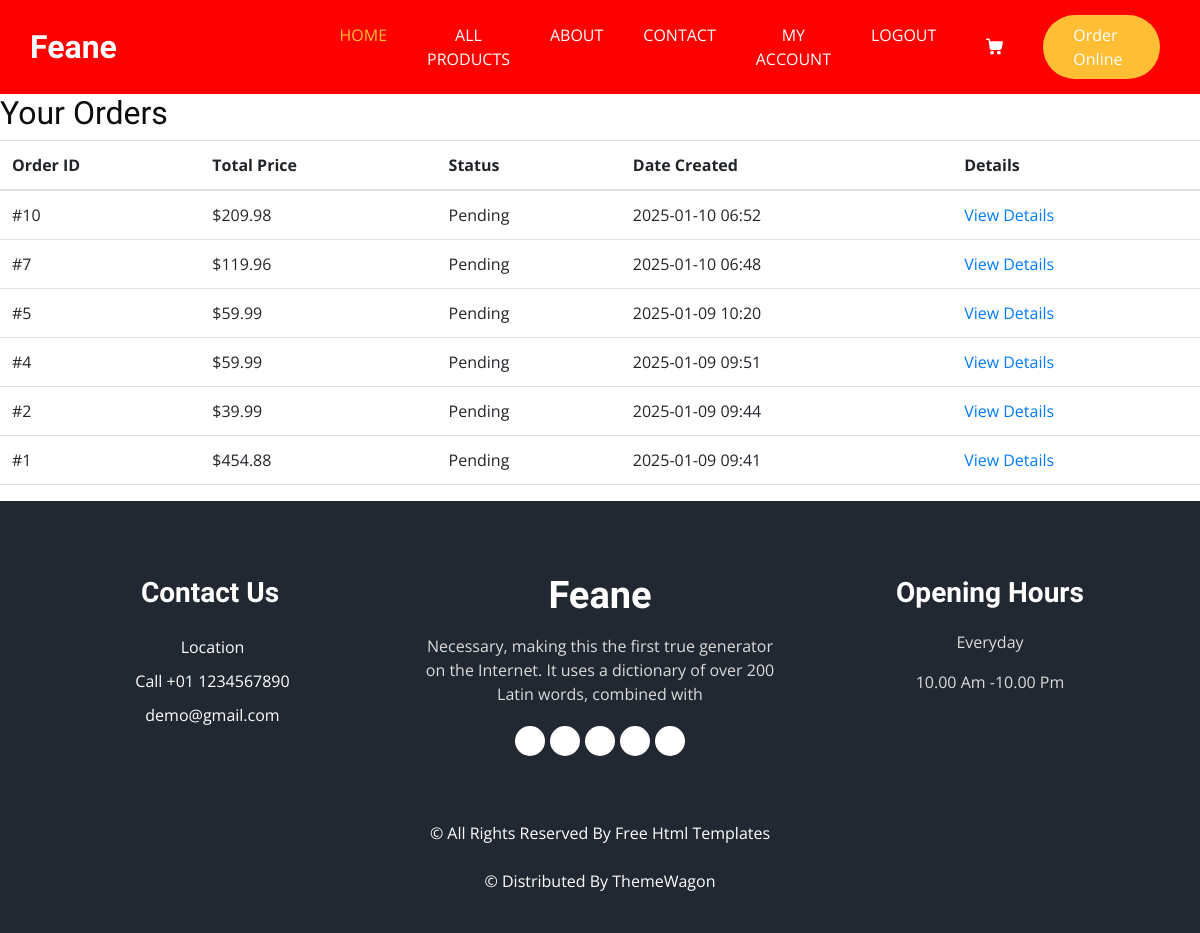
The app's page /my-account/ (signed in), older data.
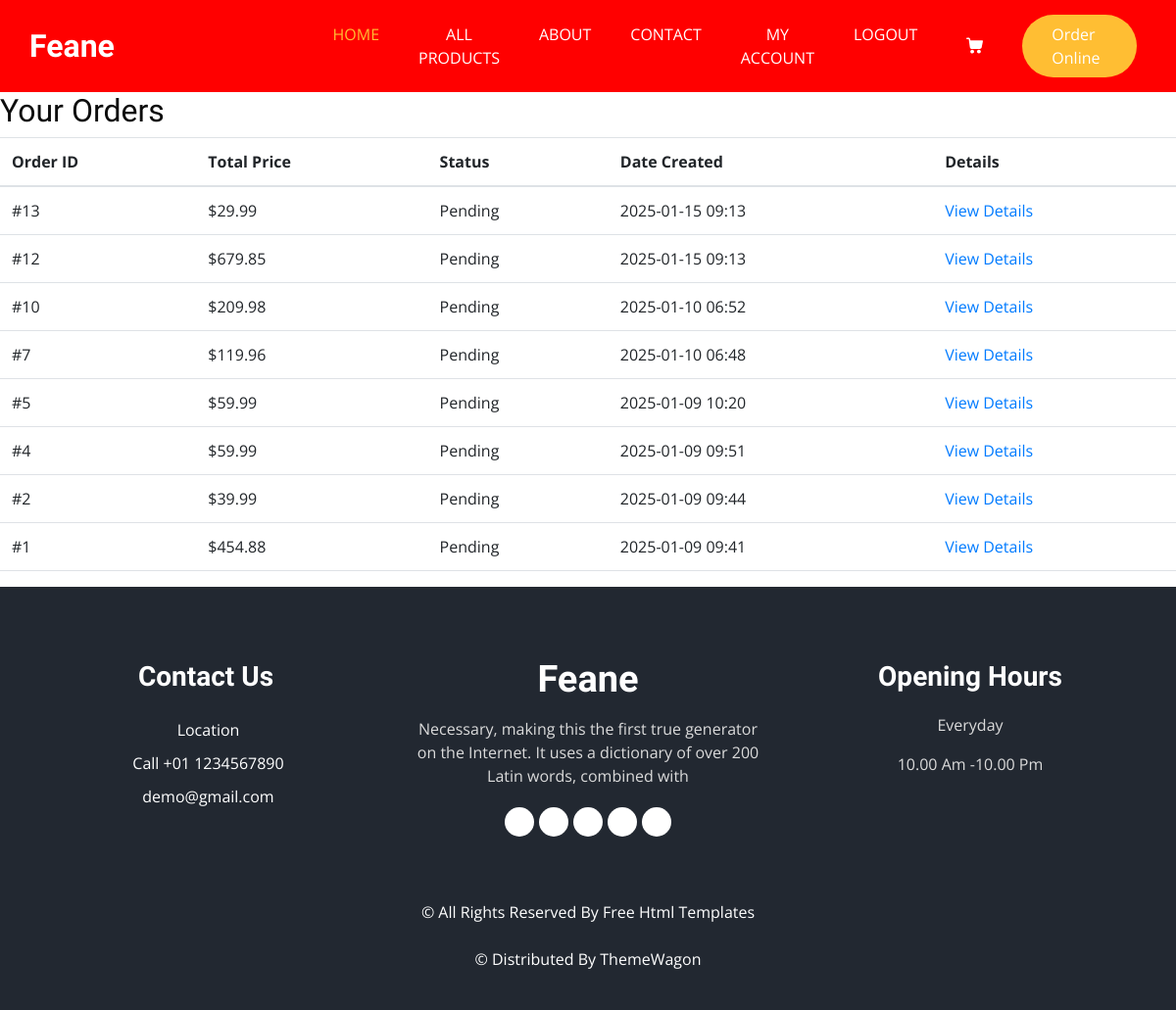
The same page, newer data.
### ecomm_app/models.py (models this page shows, shortened)
class Order(models.Model):
    user = models.ForeignKey(get_user_model(), on_delete=models.CASCADE)
    total_price = models.DecimalField(max_digits=10, decimal_places=2)
    ordered_at = models.DateTimeField(auto_now_add=True)
    status = models.CharField(max_length=50, default='Pending')
    billing_address = models.CharField(max_length=255)
    shipping_address = models.CharField(max_length=255)
    shipping_method = models.ForeignKey(ShippingMethod, on_delete=models.SET_NULL, null=True)
    payment_method = models.ForeignKey(PaymentMethod, on_delete=models.SET_NULL, null=True)

### ecomm_app/views.py (the view)
# urls.py: path('my-account/', views.my_account, name='my_account'),
@login_required
def my_account(request):
    orders = Order.objects.filter(user=request.user).order_by('-ordered_at')  # Order by most recent
    return render(request, 'ecomm/my_account.html', {'orders': orders})

### ecomm_app/templates/ecomm/my_account.html
{% extends "ecomm/base.html" %}
{% block content %}
  <div class="account-container">
    <h2>Your Orders</h2>
    {% if orders %}
      <table class="table">
        <thead>
          <tr>
            <th>Order ID</th>
            <th>Total Price</th>
            <th>Status</th>
            <th>Date Created</th>
            <th>Details</th>
          </tr>
        </thead>
        <tbody>
          {% for order in orders %}
            <tr>
              <td>#{{ order.id }}</td>
              <td>${{ order.total_price }}</td>
              <td>{{ order.status }}</td>
              <td>{{ order.ordered_at|date:"Y-m-d H:i" }}</td>
              <td><a href="{% url 'order_details' order.id %}">View Details</a></td>
            </tr>
          {% endfor %}
        </tbody>
      </table>
    {% else %}
      <p>You have no orders yet.</p>
    {% endif %}
  </div>
{% endblock %}

Row changes from the older to the newer data that the page shows:
added Order: id "13", total_price "29.99", status "Pending", ordered_at "2025-01-15 09:13"
added Order: id "12", total_price "679.85", status "Pending", ordered_at "2025-01-15 09:13"
